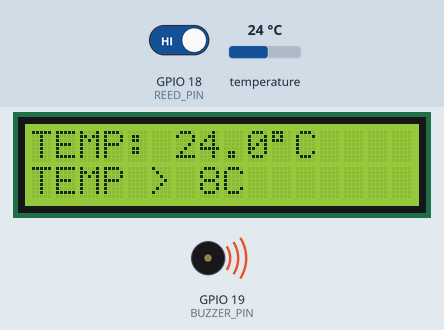
Simulated run of this sketch. Board: ESP32. Shown: 16×2 character LCD, buzzer (waves = sounding, pin HIGH). Inputs (shaded band) come from the test bench; at power-on: temperature 24 °C, GPIO 18 (REED_PIN) HIGH. WiFi joins after 1.5 s; servers stay silent unless stated; what the sketch prints to the serial monitor is not drawn.

Above: at 7.8 s.
7.9 s: temperature set to 8.8 °C
At 9.8 s:
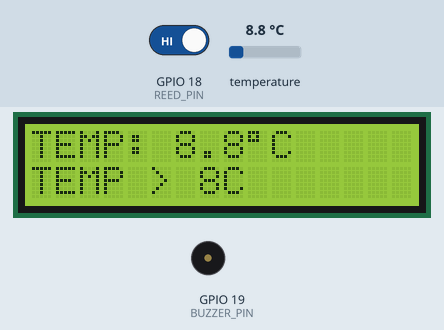
13.6 s: temperature set to 7.6 °C
At 15.8 s:
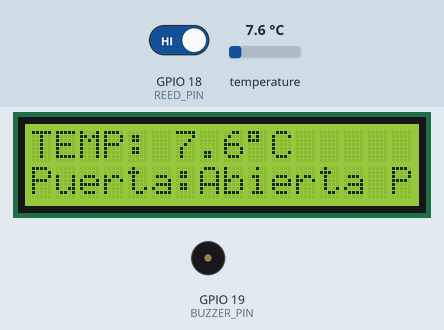
16.1 s: GPIO 18 (REED_PIN) driven LOW
At 17.4 s:
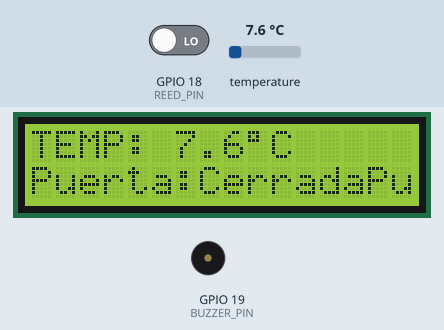
18.5 s: temperature set to 12 °C
At 20.6 s:
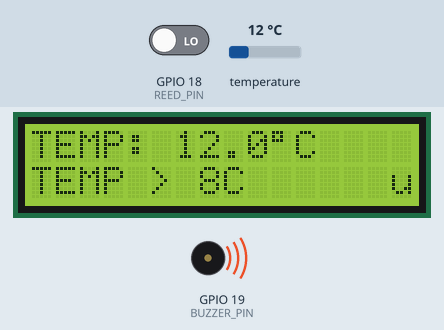
Timing chart, 0 to 25.2 s (numbered marks = the images above; inputs shaded):
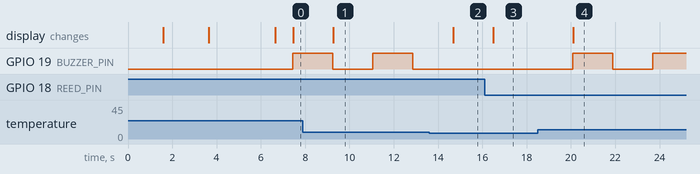

Measured:
- the behaviour switches between 8.1 and 8 °C on temperature (found by bisection; images 1 and 2)
- after the input at 7.9 s, the display: changes after 1.4 s (image 1)
- after the input at 13.6 s, GPIO 19 (BUZZER_PIN): stays LOW (without the input it goes to HIGH after 1.1 s); the display: changes after 1.1 s (image 2)
- after the input at 16.1 s, the display: changes after 0.38 s (image 3)
- after the input at 18.5 s, GPIO 19 (BUZZER_PIN): LOW → HIGH after 1.6 s, → LOW 1.8 s later, → HIGH 1.8 s later; the display: changes after 1.6 s (image 4)

The sketch:

frigorifico.ino
```cpp
#include <WiFi.h>
#include <WebServer.h>
#include <Wire.h>
#include <LiquidCrystal_I2C.h>
#include <OneWire.h>
#include <DallasTemperature.h>

const char* ssid = "NOMBRE_WIFI";
const char* password = "CONTRASEÑA";
WebServer server(80);

//==============================
// Pantalla LCD 16x2 I2C
//==============================
LiquidCrystal_I2C lcd(0x27, 16, 2);

//==============================
// Sensor DS18B20
//==============================
#define ONE_WIRE_BUS 4

OneWire oneWire(ONE_WIRE_BUS);
DallasTemperature sensors(&oneWire);

//==============================
// Definición de pines
//==============================
#define REED_PIN    18
#define BUZZER_PIN  19

//==============================
// Variables
//==============================
float temperatura = 0.0;

bool puertaAbierta = false;
bool alarmaPuerta = false;
bool alarmaTemperatura = false;

unsigned long tiempoPuerta = 0;
bool contandoTiempo = false;
// Variables del buzzer
bool estadoBuzzer = false;
unsigned long tiempoBuzzer = 0;
const unsigned long INTERVALO_BUZZER = 500;

// Temperatura máxima permitida
const float TEMP_MAXIMA = 8.0;

// Tiempo de puerta abierta (1 minuto)
const unsigned long TIEMPO_ALARMA = 60000;

//==============================
// SETUP
//==============================
void setup()
{
  Serial.begin(115200);
  lcd.init();
lcd.backlight();
    //==============================
  // Conexión Wi-Fi
  //==============================

  WiFi.begin(ssid, password);

  lcd.clear();
  lcd.setCursor(0, 0);
  lcd.print("Conectando WiFi");

  while (WiFi.status() != WL_CONNECTED)
  {
    delay(500);

    Serial.print(".");
  }

  Serial.println();
  Serial.println("WiFi conectado");

  Serial.print("IP: ");
  Serial.println(WiFi.localIP());

  lcd.clear();
  lcd.setCursor(0, 0);
  lcd.print("WiFi: Conectado");

  delay(2000);

  // Inicializar sensor
  sensors.begin();

  // Configurar pines
  pinMode(REED_PIN, INPUT_PULLUP);
  pinMode(BUZZER_PIN, OUTPUT);

  // Apagar buzzer
  digitalWrite(BUZZER_PIN, LOW);

  // Pantalla de inicio
  lcd.clear();
  lcd.setCursor(0, 0);
  lcd.print("FRIGORIFICO");

  lcd.setCursor(0, 1);
  lcd.print("Iniciando...");

  delay(3000);

  lcd.clear();
  //==============================
// Página de prueba para la App
//==============================

server.on("/datos", []()
{
  String datos = "";

  datos += "TEMP=";
  datos += String(temperatura, 1);
  datos += ";";

  datos += "PUERTA=";

  if (puertaAbierta)
    datos += "ABIERTA";
  else
    datos += "CERRADA";

  datos += ";";

  datos += "ALARMA=";

  if (temperatura > TEMP_MAXIMA)
    datos += "TEMPERATURA";
  else if (contandoTiempo && millis() - tiempoPuerta >= TIEMPO_ALARMA)
    datos += "PUERTA";
  else
    datos += "NINGUNA";

  server.send(200, "text/plain", datos);
});
server.begin();

Serial.println("Servidor iniciado");
}

//==============================
// LOOP PRINCIPAL
//==============================
void loop()
{
  server.handleClient();
  // Leer temperatura
  sensors.requestTemperatures();
  temperatura = sensors.getTempCByIndex(0);

  // Leer estado de la puerta
  puertaAbierta = digitalRead(REED_PIN);
  //==============================
// Temporizador de puerta abierta
//==============================

if (puertaAbierta)
{
  if (!contandoTiempo)
  {
    tiempoPuerta = millis();
    contandoTiempo = true;
  }
}
else
{
  contandoTiempo = false;
  tiempoPuerta = 0;
}
  // Mostrar temperatura
 lcd.setCursor(0,0);
lcd.print("TEMP: ");
lcd.print(temperatura,1);
lcd.print((char)223);
lcd.print("C   ");
  // Mostrar estado de la puerta
  lcd.setCursor(0, 1);

  if (puertaAbierta)
  {
    lcd.print("Puerta:Abierta ");
  }
  else
  {
    lcd.print("Puerta:Cerrada");
  }
//-------------------------
 //==============================
// Alarma por temperatura
//==============================

if (temperatura > TEMP_MAXIMA || (contandoTiempo && millis() - tiempoPuerta >= TIEMPO_ALARMA))
{
  if (millis() - tiempoBuzzer >= INTERVALO_BUZZER)
{
  tiempoBuzzer = millis();

  estadoBuzzer = !estadoBuzzer;

  digitalWrite(BUZZER_PIN, estadoBuzzer);
}

 lcd.setCursor(0,1);

if (temperatura > TEMP_MAXIMA)
{
  lcd.print("TEMP > 8C      ");
}
else
{
  lcd.print("PUERTA >1 MIN  ");
}
}
else
{
  digitalWrite(BUZZER_PIN, LOW);
estadoBuzzer = false;

  if (puertaAbierta)
    lcd.print("Puerta:Abierta ");
  else
    lcd.print("Puerta:Cerrada ");
}

//==============================
// Monitor Serie
//==============================

Serial.print("Temperatura: ");
Serial.print(temperatura);
Serial.print(" C  ");

Serial.print("Puerta: ");

if (puertaAbierta)
  Serial.print("Abierta");
else
  Serial.print("Cerrada");

if (temperatura > TEMP_MAXIMA)
  Serial.print("  | ALARMA: TEMP ALTA");

Serial.println();

delay(1000);
}
```
